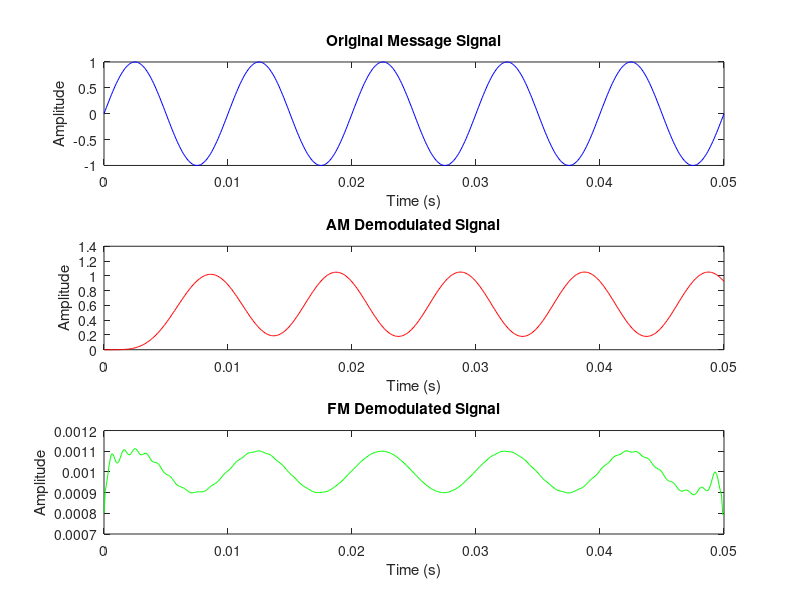

The MATLAB script that drew this image:
clc;
clear all;
close all;

%% Time settings
Fs = 10000;
t = 0:1/Fs:0.05;

%% Signal settings
Am = 1;
Ac = 1;
fm = 100;
fc = 1000;
kf = 100;

%% Message and Carrier
mt = Am * sin(2*pi*fm*t);
ct = Ac * sin(2*pi*fc*t);

%% AM Modulation
AM = (1 + mt) .* ct;

%% FM Modulation
int_mt = cumsum(mt)/Fs;
FM = Ac * cos(2*pi*fc*t + 2*pi*kf*int_mt);

%% ------------------ AM DEMODULATION ------------------
% Envelope detection using absolute value + LPF
AM_env = abs(AM);
[b, a] = butter(5, 2*fm/Fs);  % Butterworth low-pass filter
AM_demod = filter(b, a, AM_env);

%% ------------------ FM DEMODULATION ------------------
% FM demod by differentiating the phase
FM_phase = unwrap(angle(hilbert(FM)));   % Get phase of FM signal
FM_diff = diff(FM_phase);                % Differentiate phase
FM_demod = [FM_diff, FM_diff(end)];      % Pad one sample to match length
FM_demod = FM_demod / (2*pi*kf);         % Scale back to message amplitude

%% ------------------ Plot Results ------------------

figure('Name','Demodulated Signals');

subplot(3,1,1);
plot(t, mt, 'b');
title('Original Message Signal');
xlabel('Time (s)'); ylabel('Amplitude');

subplot(3,1,2);
plot(t, AM_demod, 'r');
title('AM Demodulated Signal');
xlabel('Time (s)'); ylabel('Amplitude');

subplot(3,1,3);
plot(t, FM_demod, 'g');
title('FM Demodulated Signal');
xlabel('Time (s)'); ylabel('Amplitude');





















































































































































































































































